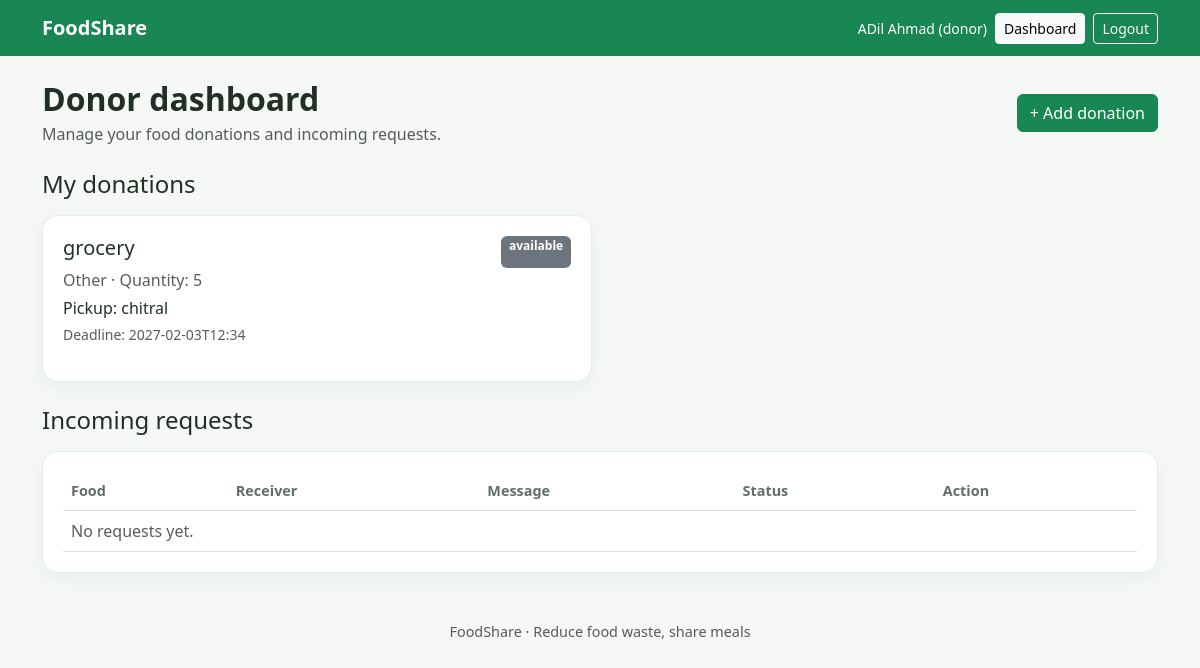
/dashboard (signed in), run on the app's committed database.
### tables this page shows
CREATE TABLE donations (
            id INTEGER PRIMARY KEY AUTOINCREMENT,
            donor_id INTEGER NOT NULL,
            food_name TEXT NOT NULL,
            category TEXT NOT NULL,
            quantity INTEGER NOT NULL,
            description TEXT,
            pickup_location TEXT NOT NULL,
            expiry TEXT NOT NULL,
            status TEXT NOT NULL DEFAULT 'available',
            created_at TEXT NOT NULL,
            FOREIGN KEY(donor_id) REFERENCES users(id)
        );

### app.py (the view, shortened to what this page needs)
@app.route("/dashboard")
@login_required
def dashboard():
    now = datetime.now().strftime("%Y-%m-%dT%H:%M")
    with get_db() as db:
        role = session["role"]
        if role == "donor":
            donations = db.execute(
                "SELECT * FROM donations WHERE donor_id=? ORDER BY id DESC",
                (session["user_id"],)
            ).fetchall()
            requests = db.execute("""
                SELECT r.*, d.food_name, u.name AS receiver_name
                FROM requests r JOIN donations d ON d.id=r.donation_id
                JOIN users u ON u.id=r.receiver_id
                WHERE d.donor_id=? ORDER BY r.id DESC
            """, (session["user_id"],)).fetchall()
            return render_template("donor_dashboard.html", donations=donations, requests=requests, now=now)
    return render_template("receiver_dashboard.html", donations=donations, my_requests=my_requests)

### app.py (called while the page is built)
def get_db():
    conn = sqlite3.connect(DB_PATH)
    conn.row_factory = sqlite3.Row
    conn.execute("PRAGMA foreign_keys = ON")
    return conn

def login_required(fn):
    @wraps(fn)
    def wrapper(*args, **kwargs):
        if "user_id" not in session:
            flash("Please log in first.", "warning")
            return redirect(url_for("login"))
        return fn(*args, **kwargs)
    return wrapper

### templates/donor_dashboard.html (shortened to what this page needs)
{% extends "base.html" %}{% block title %}Donor Dashboard{% endblock %}
{% block content %}
<div class="d-flex justify-content-between align-items-center mb-4"><div><h2 class="fw-bold mb-1">Donor dashboard</h2><p class="text-muted mb-0">Manage your food donations and incoming requests.</p></div><a class="btn btn-success" href="{{ url_for('new_donation') }}">+ Add donation</a></div>
<h4 class="mb-3">My donations</h4>
<div class="row g-3 mb-4">
{% for d in donations %}
<div class="col-md-6"><div class="content-card h-100">
<div class="d-flex justify-content-between"><h5>{{ d.food_name }}</h5><span class="badge text-bg-secondary">{{ d.status }}</span></div>
<p class="text-muted mb-1">{{ d.category }} · Quantity: {{ d.quantity }}</p><p class="mb-1">Pickup: {{ d.pickup_location }}</p><p class="small text-muted">Deadline: {{ d.expiry }}</p>
</div></div>
{% else %}<p class="text-muted">You have not posted any donations yet.</p>{% endfor %}
</div>
<h4 class="mb-3">Incoming requests</h4>
<div class="table-responsive content-card"><table class="table align-middle mb-0"><thead><tr><th>Food</th><th>Receiver</th><th>Message</th><th>Status</th><th>Action</th></tr></thead><tbody>
{% for r in requests %}<tr><td>{{ r.food_name }}</td><td>{{ r.receiver_name }}</td><td>{{ r.message or '—' }}</td><td>{{ r.status }}</td><td>
{% if r.status == 'pending' %}
<form class="d-flex gap-1" method="post" action="{{ url_for('update_request', request_id=r.id, action='accepted') }}"><button class="btn btn-sm btn-success">Accept</button></form>
<form class="mt-1" method="post" action="{{ url_for('update_request', request_id=r.id, action='rejected') }}"><button class="btn btn-sm btn-outline-danger">Reject</button></form>
{% else %}—{% endif %}
</td></tr>{% else %}<tr><td colspan="5" class="text-muted">No requests yet.</td></tr>{% endfor %}
</tbody></table></div>
{% endblock %}

### static/style.css (style rules this page uses)
body { background: #f5f8f5; color: #203027; }
.stat-card, .content-card, .form-card { background: white; border: 1px solid #e5eee7; border-radius: 16px; padding: 22px; box-shadow: 0 5px 18px rgba(25,70,40,.05); }
.content-card { padding: 20px; }
.table th { color: #607067; font-size: .9rem; }

### data on the page
donations: food_name "grocery", status "available", category "Other", quantity "5", pickup_location "chitral", expiry "2027-02-03T12:34"

### other printed values
{{ session.get('name') }} "ADil Ahmad"
{{ session.get('role') }} "donor"
